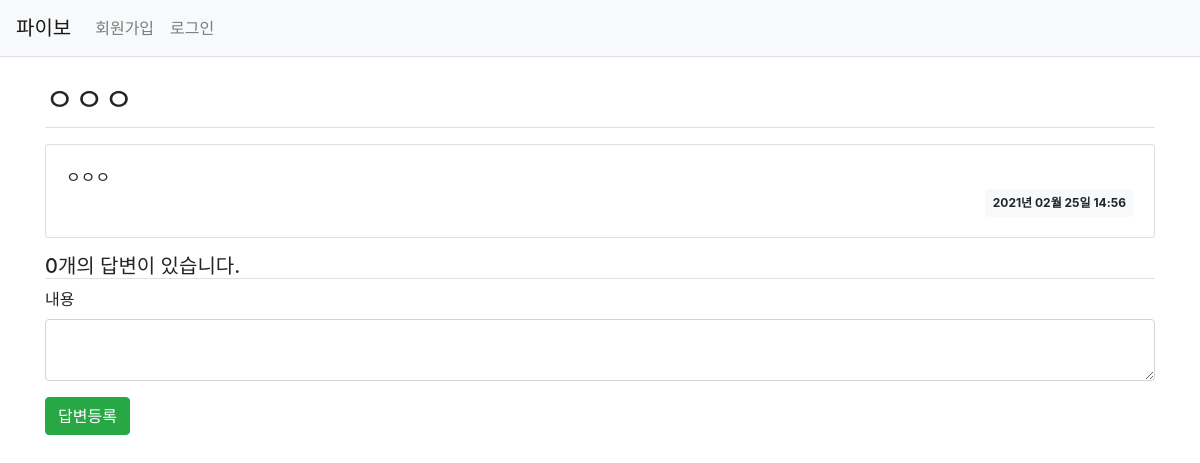
/question/question/detail/16/, run on an earlier commit of the app's database.
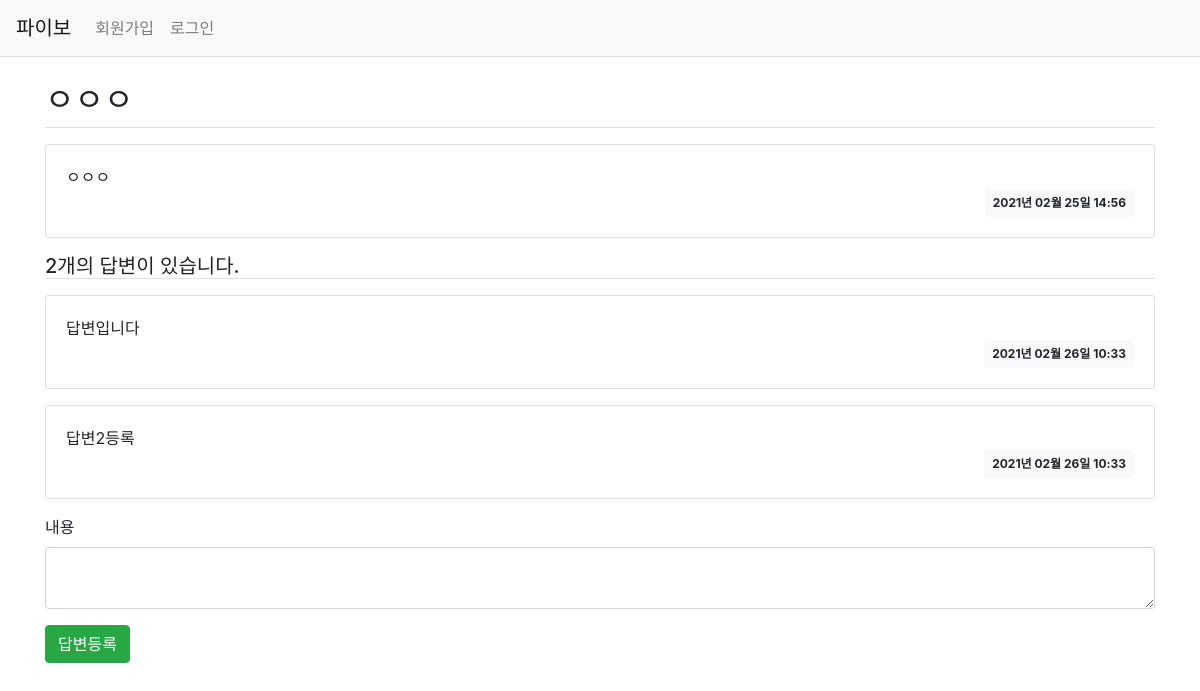
And on a later commit of the database.
### Pybo/models.py (models this page shows)
class Question(db.Model):
    id = db.Column(db.Integer, primary_key=True)  # primary_key는 중복되지 않는 값임
    subject = db.Column(db.String(200), nullable=False)
    content = db.Column(db.Text(), nullable=False)
    create_date = db.Column(db.DateTime(), nullable=False)

class Answer(db.Model):
    id = db.Column(db.Integer, primary_key=True)
    question_id = db.Column(db.Integer, db.ForeignKey('question.id', ondelete='CASCADE'))
    question = db.relationship('Question', backref=db.backref('answer_set'))
    content = db.Column(db.Text(), nullable=False)
    create_date = db.Column(db.DateTime(), nullable=False)

### Pybo/views/question_views.py (the view)
@bp.route('/question/detail/<int:question_id>/')   # <자료형:변수명>
def detail(question_id):
    form = AnswerForm()
    question = Question.query.get_or_404(question_id)
    print(question.content)
    return render_template('question/question_detail.html', question=question, form=form)

### Pybo/forms.py
class AnswerForm(FlaskForm):
    content = TextAreaField('내용', validators=[DataRequired('내용은 필수 입력 항목입니다.')])

### Pybo/filter.py (called while the page is built)
def format_datetime(value, fmt='%Y년 %m월 %d일 %H:%M'):
    return value.strftime(fmt)

### Pybo/views/auth_views.py (called while the page is built)
@bp.before_app_request
def load_logged_ina_user():
    user_id = session.get('user_id')
    if user_id is None:
        g.user = None
    else:
        g.user = User.query.get(user_id)

### Pybo/templates/question/question_detail.html (shortened to what this page needs)
{% extends 'base.html' %}
{% block content %}
<link rel="stylesheet" href="{{url_for('static', filename='bootstrap.min.css')}}">
<div class="container my-3">
    <h2 class="border-bottom py-2">{{ question.subject }}</h2>
    <div class="card my-3">
        <div class="card-body">
            <div class="card-text" style="white-space: pre-line;">{{ question.content }}</div>
            <div class="d-flex justify-content-end">
                <div class="badge badge-light p-2">
                    {{ question.create_date | datetime }}
                </div>
            </div>
        </div>
    </div>
    <h5 class="border-bottom my-2">{{ question.answer_set | length }}개의 답변이 있습니다.</h5>
    {% for answer in question.answer_set %}
    <div class="card my-3">
        <div class="card-body">
            <div class="card-text" style="white-space: pre-line;">{{ answer.content }}</div>
            <div class="d-flex justify-content-end">
                <div class="badge badge-light p-2">
                    {{ answer.create_date | datetime}}
                </div>
            </div>
        </div>
    </div>
    {% endfor %}
    <form action="{{url_for('answer.create', question_id=question.id)}}" method="post" class="'my-3">
        <div class="form-group">
            {{ form.content.label }}
            {{ form.content(class='form-control') }}
        </div>
        <input type="submit" value="답변등록" class="btn btn-success">
    </form>
</div>
{% endblock %}

### Pybo/templates/base.html (shortened to what this page needs)
<!DOCTYPE html>
<html lang="ko">
<head>
    <link rel="stylesheet" href="{{url_for('static', filename='bootstrap.min.css')}}">
</head>
<body>
<nav class="navbar navbar-expand-lg navbar-light bg-light border-bottom">
    <a class="navbar-brand" href="{{ url_for('main.index') }}">파이보</a>
    <div class="collapse navbar-collapse flex-grow-0" id="navbarNav">
        {% if g.user %}
        <ul class="navbar-nav">
            <li class="nav-item">
              <a class="nav-link" href="{{url_for('auth.logout')}}">{{g.user.username}} 로그아웃</a>
            </li>
        </ul>
        {% else %}
        <ul class="navbar-nav">
            <li class="nav-item ">
                <a class="nav-link" href="{{ url_for('auth.signup') }}">회원가입</a>
            </li>
            <li class="nav-item ">
                <a class="nav-link" href="{{url_for('auth.login')}}">로그인</a>
            </li>
        </ul>
        {% endif %}
    </div>
</nav>
{% block content %}
{% endblock %}
</body>
</html>

What changed in the data, as far as the page shows it:
added Answer: content "답변입니다", create_date "2021년 02월 26일 10:33"
added Answer: content "답변2등록", create_date "2021년 02월 26일 10:33"
Also different on the page:
{{ question.answer_set | length }}: "0" → "2"
